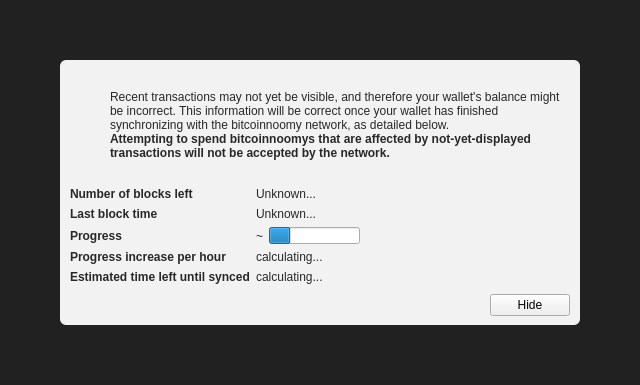
<?xml version="1.0" encoding="UTF-8"?>
<ui version="4.0">
 <class>ModalOverlay</class>
 <widget class="ModalOverlay" name="ModalOverlay">
  <property name="geometry">
   <rect>
    <x>0</x>
    <y>0</y>
    <width>640</width>
    <height>385</height>
   </rect>
  </property>
  <property name="windowTitle">
   <string>Form</string>
  </property>
  <layout class="QVBoxLayout" name="verticalLayout" stretch="0">
   <property name="sizeConstraint">
    <enum>QLayout::SetDefaultConstraint</enum>
   </property>
   <property name="leftMargin">
    <number>0</number>
   </property>
   <property name="topMargin">
    <number>0</number>
   </property>
   <property name="rightMargin">
    <number>0</number>
   </property>
   <property name="bottomMargin">
    <number>0</number>
   </property>
   <item>
    <widget class="QWidget" name="bgWidget" native="true">
     <property name="styleSheet">
      <string notr="true">#bgWidget { background: rgba(0,0,0,220); }</string>
     </property>
     <layout class="QVBoxLayout" name="verticalLayoutMain" stretch="1">
      <property name="leftMargin">
       <number>60</number>
      </property>
      <property name="topMargin">
       <number>60</number>
      </property>
      <property name="rightMargin">
       <number>60</number>
      </property>
      <property name="bottomMargin">
       <number>60</number>
      </property>
      <item>
       <widget class="QWidget" name="contentWidget" native="true">
        <property name="styleSheet">
         <string notr="true">#contentWidget { background: rgba(255,255,255,240); border-radius: 6px; }

QLabel { color: rgb(40,40,40);  }</string>
        </property>
        <layout class="QVBoxLayout" name="verticalLayoutSub" stretch="1,0,0,0">
         <property name="spacing">
          <number>0</number>
         </property>
         <property name="leftMargin">
          <number>10</number>
         </property>
         <property name="topMargin">
          <number>10</number>
         </property>
         <property name="rightMargin">
          <number>10</number>
         </property>
         <property name="bottomMargin">
          <number>10</number>
         </property>
         <item>
          <layout class="QHBoxLayout" name="horizontalLayoutIconText" stretch="0,1">
           <property name="topMargin">
            <number>20</number>
           </property>
           <item>
            <layout class="QVBoxLayout" name="verticalLayoutIcon">
             <property name="leftMargin">
              <number>0</number>
             </property>
             <item>
              <widget class="QPushButton" name="warningIcon">
               <property name="enabled">
                <bool>false</bool>
               </property>
               <property name="text">
                <string/>
               </property>
               <property name="icon">
                <iconset>
                 <normaloff>:/icons/warning</normaloff>
                 <disabledoff>:/icons/warning</disabledoff>:/icons/warning</iconset>
               </property>
               <property name="iconSize">
                <size>
                 <width>48</width>
                 <height>48</height>
                </size>
               </property>
               <property name="flat">
                <bool>true</bool>
               </property>
              </widget>
             </item>
             <item>
              <spacer name="verticalSpacerWarningIcon">
               <property name="orientation">
                <enum>Qt::Vertical</enum>
               </property>
               <property name="sizeHint" stdset="0">
                <size>
                 <width>20</width>
                 <height>40</height>
                </size>
               </property>
              </spacer>
             </item>
            </layout>
           </item>
           <item>
            <layout class="QVBoxLayout" name="verticalLayoutInfoText">
             <property name="leftMargin">
              <number>0</number>
             </property>
             <property name="topMargin">
              <number>0</number>
             </property>
             <item>
              <widget class="QLabel" name="infoText">
               <property name="text">
                <string>Recent transactions may not yet be visible, and therefore your wallet's balance might be incorrect. This information will be correct once your wallet has finished synchronizing with the bitcoinnoomy network, as detailed below.</string>
               </property>
               <property name="textFormat">
                <enum>Qt::RichText</enum>
               </property>
               <property name="wordWrap">
                <bool>true</bool>
               </property>
              </widget>
             </item>
             <item>
              <widget class="QLabel" name="infoTextStrong">
               <property name="font">
                <font>
                 <weight>75</weight>
                 <bold>true</bold>
                </font>
               </property>
               <property name="text">
                <string>Attempting to spend bitcoinnoomys that are affected by not-yet-displayed transactions will not be accepted by the network.</string>
               </property>
               <property name="textFormat">
                <enum>Qt::RichText</enum>
               </property>
               <property name="wordWrap">
                <bool>true</bool>
               </property>
              </widget>
             </item>
             <item>
              <spacer name="verticalSpacerInTextSpace">
               <property name="orientation">
                <enum>Qt::Vertical</enum>
               </property>
               <property name="sizeHint" stdset="0">
                <size>
                 <width>20</width>
                 <height>40</height>
                </size>
               </property>
              </spacer>
             </item>
            </layout>
           </item>
          </layout>
         </item>
         <item>
          <spacer name="verticalSpacerAfterText">
           <property name="orientation">
            <enum>Qt::Vertical</enum>
           </property>
           <property name="sizeHint" stdset="0">
            <size>
             <width>20</width>
             <height>40</height>
            </size>
           </property>
          </spacer>
         </item>
         <item>
          <layout class="QFormLayout" name="formLayout">
           <property name="fieldGrowthPolicy">
            <enum>QFormLayout::FieldsStayAtSizeHint</enum>
           </property>
           <property name="horizontalSpacing">
            <number>6</number>
           </property>
           <property name="verticalSpacing">
            <number>6</number>
           </property>
           <property name="topMargin">
            <number>10</number>
           </property>
           <item row="0" column="0">
            <widget class="QLabel" name="labelNumberOfBlocksLeft">
             <property name="font">
              <font>
               <weight>75</weight>
               <bold>true</bold>
              </font>
             </property>
             <property name="text">
              <string>Number of blocks left</string>
             </property>
            </widget>
           </item>
           <item row="0" column="1">
            <widget class="QLabel" name="numberOfBlocksLeft">
             <property name="text">
              <string>Unknown...</string>
             </property>
            </widget>
           </item>
           <item row="1" column="0">
            <widget class="QLabel" name="labelLastBlockTime">
             <property name="font">
              <font>
               <weight>75</weight>
               <bold>true</bold>
              </font>
             </property>
             <property name="text">
              <string>Last block time</string>
             </property>
            </widget>
           </item>
           <item row="1" column="1">
            <widget class="QLabel" name="newestBlockDate">
             <property name="sizePolicy">
              <sizepolicy hsizetype="Maximum" vsizetype="Preferred">
               <horstretch>0</horstretch>
               <verstretch>0</verstretch>
              </sizepolicy>
             </property>
             <property name="text">
              <string>Unknown...</string>
             </property>
            </widget>
           </item>
           <item row="2" column="0">
            <widget class="QLabel" name="labelSyncDone">
             <property name="font">
              <font>
               <weight>75</weight>
               <bold>true</bold>
              </font>
             </property>
             <property name="text">
              <string>Progress</string>
             </property>
            </widget>
           </item>
           <item row="2" column="1">
            <layout class="QHBoxLayout" name="horizontalLayoutSync" stretch="0,1">
             <item>
              <widget class="QLabel" name="percentageProgress">
               <property name="text">
                <string notr="true">~</string>
               </property>
              </widget>
             </item>
             <item>
              <widget class="QProgressBar" name="progressBar">
               <property name="value">
                <number>24</number>
               </property>
               <property name="format">
                <string/>
               </property>
              </widget>
             </item>
            </layout>
           </item>
           <item row="4" column="0">
            <widget class="QLabel" name="labelProgressIncrease">
             <property name="font">
              <font>
               <weight>75</weight>
               <bold>true</bold>
              </font>
             </property>
             <property name="text">
              <string>Progress increase per hour</string>
             </property>
            </widget>
           </item>
           <item row="4" column="1">
            <widget class="QLabel" name="progressIncreasePerH">
             <property name="text">
              <string>calculating...</string>
             </property>
            </widget>
           </item>
           <item row="5" column="0">
            <widget class="QLabel" name="labelEstimatedTimeLeft">
             <property name="font">
              <font>
               <weight>75</weight>
               <bold>true</bold>
              </font>
             </property>
             <property name="text">
              <string>Estimated time left until synced</string>
             </property>
            </widget>
           </item>
           <item row="5" column="1">
            <widget class="QLabel" name="expectedTimeLeft">
             <property name="text">
              <string>calculating...</string>
             </property>
            </widget>
           </item>
          </layout>
         </item>
         <item>
          <layout class="QHBoxLayout" name="horizontalLayoutButtons">
           <property name="leftMargin">
            <number>10</number>
           </property>
           <property name="topMargin">
            <number>10</number>
           </property>
           <item>
            <spacer name="horizontalSpacer">
             <property name="orientation">
              <enum>Qt::Horizontal</enum>
             </property>
             <property name="sizeHint" stdset="0">
              <size>
               <width>40</width>
               <height>20</height>
              </size>
             </property>
            </spacer>
           </item>
           <item>
            <widget class="QPushButton" name="closeButton">
             <property name="text">
              <string>Hide</string>
             </property>
            </widget>
           </item>
          </layout>
         </item>
        </layout>
       </widget>
      </item>
     </layout>
    </widget>
   </item>
  </layout>
 </widget>
 <customwidgets>
  <customwidget>
   <class>ModalOverlay</class>
   <extends>QWidget</extends>
   <header>modaloverlay.h</header>
   <container>1</container>
  </customwidget>
 </customwidgets>
 <resources/>
 <connections/>
</ui>
